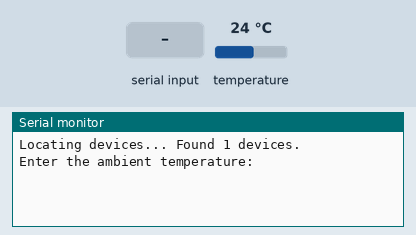
Recording of a sketch running on a simulated Arduino Uno, built with avr-gcc and run on an emulated ATmega328P. On the bench: the last lines printed to the serial monitor. Inputs (shaded band) come from the test bench; at power-on: temperature 24 °C.

Above: at 0.8 s.
0.9 s: "90,45\n" received over Serial
At 1.6 s:
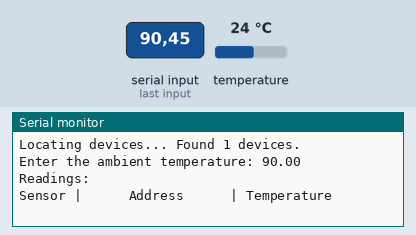
At 2.9 s:
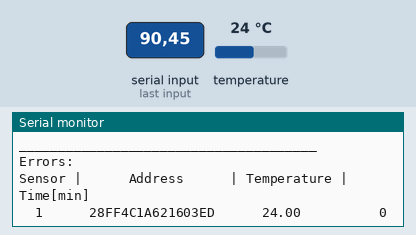

The sketch:

ds18b20_sensor_tester.ino
```cpp
#include <OneWire.h>
#include <DallasTemperature.h>

//Pin 2
#define ONE_WIRE_BUS 2
OneWire oneWire(ONE_WIRE_BUS);
// Pass our oneWire reference to Dallas Temperature.
DallasTemperature sensors(&oneWire);

struct error{
  int number;
  unsigned char* address;
  float temperature;
  unsigned long timeFromStart;
};

int currentError = 0;
float realTemp;
int numberOfDevices; // Number of temperature devices found
DeviceAddress tempDeviceAddress; // We'll use this variable to store a found device address

void setup() {
  // Start serial port
  Serial.begin(9600);
  // Start up the library
  sensors.begin();
  numberOfDevices = sensors.getDeviceCount();
  Serial.print("Locating devices...");
  Serial.print(" Found ");
  Serial.print(numberOfDevices);
  Serial.println(" devices.");
  Serial.print("Enter the ambient temperature: ");
  while (Serial.available() == 0)
    realTemp = Serial.parseFloat();
  if (Serial.available() > 0)
    Serial.println(realTemp);
}

void loop () {
  numberOfDevices = sensors.getDeviceCount();
  while (Serial.available() > 0){
  for(int i = 0; i < numberOfDevices; i++) {
    // Search the wire for address
    if(!sensors.getAddress(tempDeviceAddress, i)) {
      Serial.print("Found ghost device at ");
      Serial.print(i+1);
      Serial.print(" but could not detect address. Check power and cabling.");
    }
   }
   if (numberOfDevices > 0){
    Serial.println("Readings:");
    Serial.println("Sensor |      Address      | Temperature");
   }
   else
    Serial.print("Sensor cannot be checked.");

  sensors.requestTemperatures(); // Send the command to get temperatures
  float tempC;
  float tempe[numberOfDevices];
  unsigned char* addr[numberOfDevices];
  unsigned long time = millis();
  struct error errors[100];

  // Loop through each device
  for ( int i = 0; i < numberOfDevices; i++ ) {
    // Search the wire for address
    if(sensors.getAddress(tempDeviceAddress, i)){
      tempC = sensors.getTempC(tempDeviceAddress);
      tempe[i] = tempC;
      addr[i] = tempDeviceAddress;
      Serial.print("  ");
      Serial.print(i+1);
      Serial.print("      ");
      printAddress(addr[i]);
      Serial.print("      ");
      Serial.println(tempe[i]);
    }
  }
  Serial.println("______________________________________");
  Serial.println("Errors:");
  Serial.print("Sensor |      Address      | Temperature | Time[min]");
  Serial.println();
  for (int j = 0; j < numberOfDevices; j++){
    if(sensors.getAddress(tempDeviceAddress, j) && abs(realTemp - tempe[j]) > 2){
      currentError++;
      errors[currentError].number = j;
      errors[currentError].address = addr[j];
      errors[currentError].temperature= tempe[j];
      errors[currentError].timeFromStart = (time/60000);
    }
    for (int l = 0; l < currentError; l++){
      if(j == errors[l+1].number){
        Serial.print("  ");
        Serial.print(j+1);
        Serial.print("      ");
        printAddress(errors[l+1].address);
        Serial.print("      ");
        Serial.print(errors[l+1].temperature);
        Serial.print("          ");
        Serial.println(errors[l+1].timeFromStart);
      }
    }
  }
  Serial.println();
  delay(5000);
  }
}

// function to print a device address
void printAddress(DeviceAddress deviceAddress) {
  for (uint8_t i = 0; i < 8; i++) {
    if (deviceAddress[i] < 16) Serial.print("0");
      Serial.print(deviceAddress[i], HEX);
  }
}
```

Measured:
- after the input at 0.9 s, the serial monitor: prints a new line at once (image 1)
